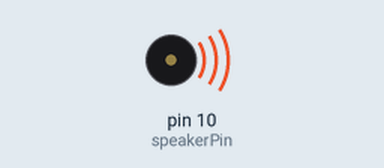
Bench run of a sketch on a simulated Teensy 4. Shown: buzzer (waves = sounding, pin HIGH).

Above: at 0.05 s.
Timing chart, 0 to 3.0 s (numbered marks = the images above):
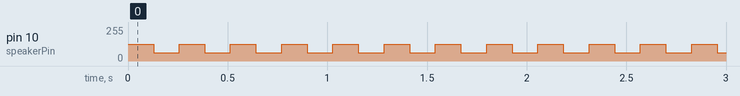

The sketch:

mixedSoundWaves.ino
```cpp
// // Teensy 4.1 Tone Example

// #define SPEAKER_PIN 10 // Connect your speaker or buzzer to this pin

// void setup() {
//   pinMode(SPEAKER_PIN, OUTPUT);
// }

// void loop() {
//   tone(SPEAKER_PIN, 10000); // Generate a 440 Hz tone (A4 note)
//   delay(1000);           // Play the tone for 1000 milliseconds (1 second)
//   noTone(SPEAKER_PIN);   // Stop the tone
//   delay(1000);           // Wait for 1000 milliseconds (1 second)
// }

const int frequency1 = 500;  // Frequency of the first square wave
const int frequency2 = 1000; // Frequency of the second square wave

int speakerPin = 10;  // Speaker connected to pin 10

void setup() {
  pinMode(speakerPin, OUTPUT);
  analogWriteResolution(8); // Set PWM resolution
}

void loop() {
  for (int i = 0; i < 255; ++i) {
    int wave1 = (i * frequency1 / 1000) % 255 < 127 ? 127 : 0; // Generate first square wave
    int wave2 = (i * frequency2 / 1000) % 255 < 127 ? 127 : 0; // Generate second square wave
    int mixedWave = (wave1 + wave2) / 2; // Mix the two waves
    analogWrite(speakerPin, mixedWave); // Output mixed wave
    delayMicroseconds(1000); // Small delay to control the frequency of the loop

  }
}
```

Measured:
- by itself, pin 10 (speakerPin): alternates 127/255 for 0.13 s and 63/255 for 0.13 s
